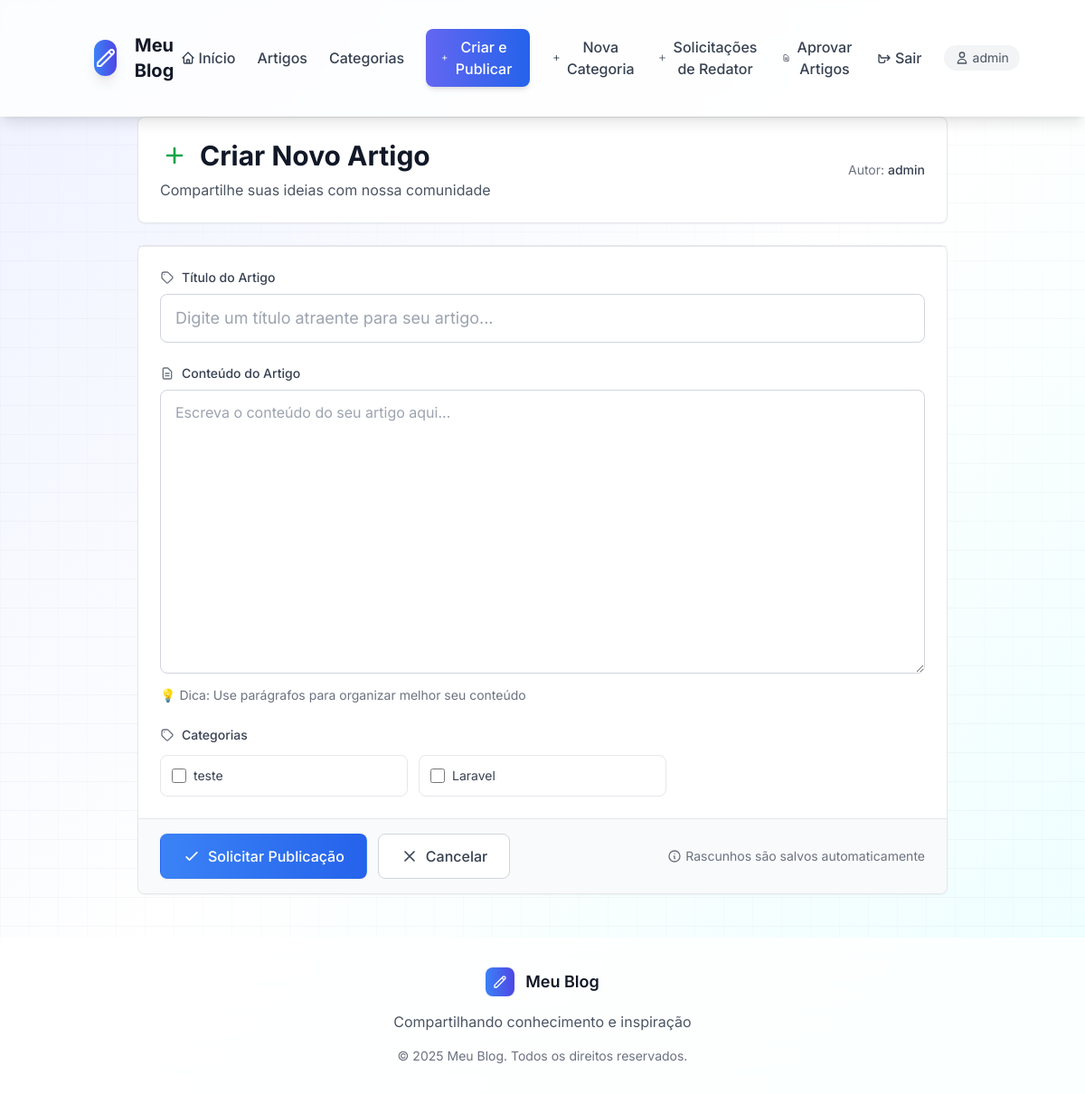
The app's page /artigo/novo/ (signed in), older data.
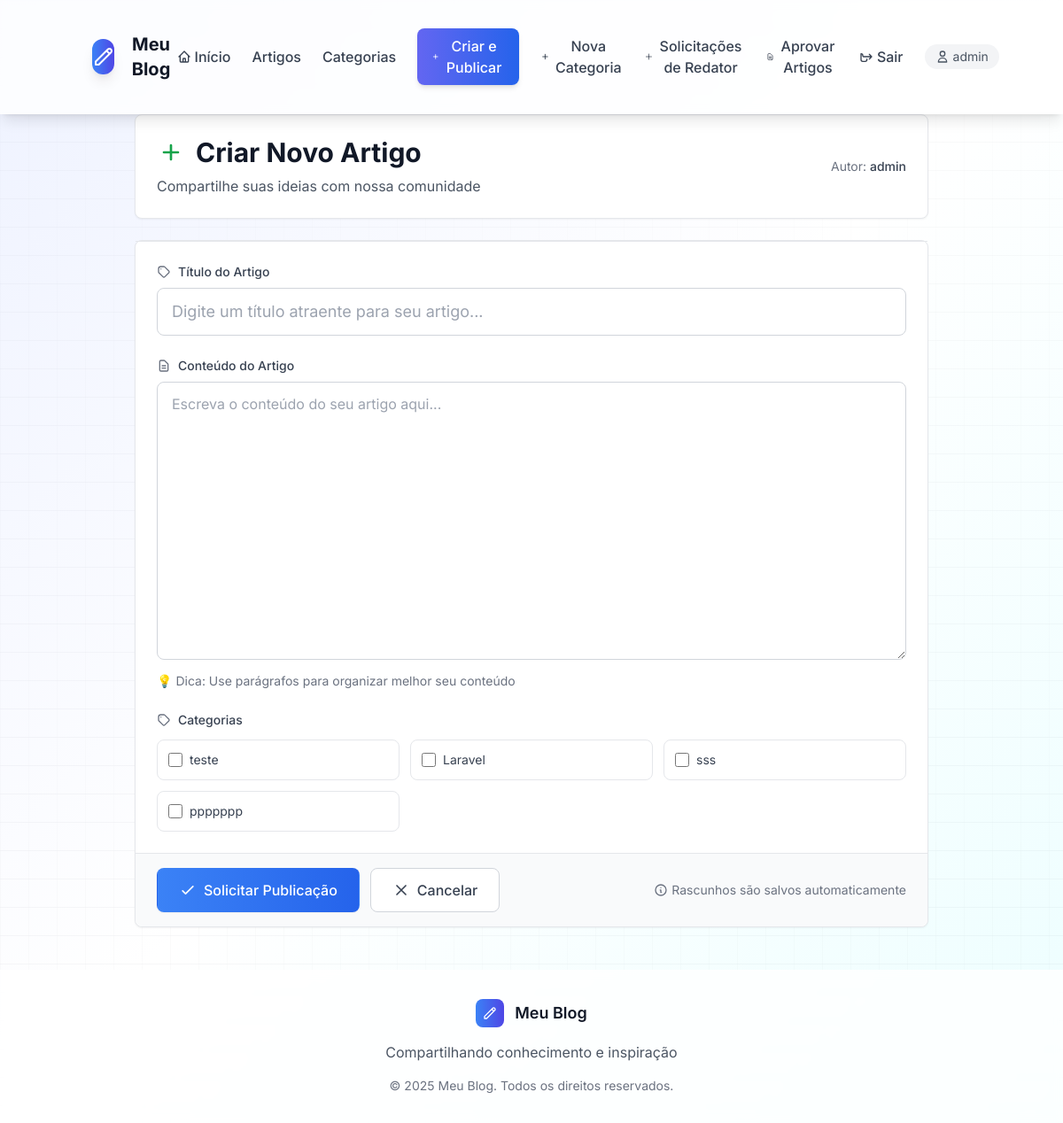
The same page, newer data.
### blog/models.py (models this page shows)
class Categoria(models.Model):
    nome = models.CharField(max_length=100)
    descricao = models.TextField(blank=True)
    def __str__(self):
        return self.nome
    class Meta:
        verbose_name = 'Categoria'
        verbose_name_plural = 'Categorias'

### blog/views.py (the view)
# urls.py: path('artigo/novo/', views.artigo_create, name='artigo_create'),
@login_required
@user_passes_test(is_redator_or_admin)
def artigo_create(request):
    if request.method == 'POST':
        form = ArtigoForm(request.POST)
        if form.is_valid():
            artigo = form.save(commit=False)
            artigo.autor = request.user
            if not request.user.is_admin():
                artigo.publicado = False
            artigo.save()
            form.save_m2m()
            if artigo.publicado:
                messages.success(request, 'Artigo criado e publicado com sucesso!')
            else:
                messages.success(request, 'Artigo enviado para aprovação!')
            return redirect('artigo_list')
    else:
        form = ArtigoForm()
    return render(request, 'blog/artigo_form.html', {'form': form})

### blog/forms.py
class ArtigoForm(forms.ModelForm):
    class Meta:
        model = Artigo
        fields = ['titulo', 'conteudo', 'categorias', 'publicado']
        widgets = {
            'titulo': forms.TextInput(attrs={'class': 'form-control'}),
            'conteudo': forms.Textarea(attrs={'class': 'form-control', 'rows': 10}),
            'categorias': forms.CheckboxSelectMultiple(),
        }

### blog/models.py (called while the page is built)
    def is_leitor(self):
        return self.tipo_usuario == self.LEITOR

    def is_redator(self):
        return self.tipo_usuario == self.REDATOR

    def is_admin(self):
        return self.tipo_usuario == self.ADMIN

### blog/views.py (called while the page is built)
def is_redator_or_admin(user):
    return user.is_authenticated and (user.is_redator() or user.is_admin())

### blog/templates/blog/artigo_form.html (shortened to what the changed rows need)
{% extends 'blog/base.html' %}
{% block content %}
<div class="max-w-4xl mx-auto">
    <div class="bg-white rounded-lg shadow-sm border border-gray-200 mb-6 p-6">
        <div class="flex items-center justify-between">
            <div>
                <h1 class="text-3xl font-bold text-gray-900">
                    {% if form.instance.pk %}
                        <span class="flex items-center">
                            <svg class="w-8 h-8 mr-3 text-blue-600" fill="none" stroke="currentColor" viewBox="0 0 24 24">
                                <path stroke-linecap="round" stroke-linejoin="round" stroke-width="2" d="M11 5H6a2 2 0 00-2 2v11a2 2 0 002 2h11a2 2 0 002-2v-5m-1.414-9.414a2 2 0 112.828 2.828L11.828 15H9v-2.828l8.586-8.586z"></path>
                            </svg>
                            Editar Artigo
                        </span>
                    {% else %}
                        <span class="flex items-center">
                            <svg class="w-8 h-8 mr-3 text-green-600" fill="none" stroke="currentColor" viewBox="0 0 24 24">
                                <path stroke-linecap="round" stroke-linejoin="round" stroke-width="2" d="M12 6v6m0 0v6m0-6h6m-6 0H6"></path>
                            </svg>
                            Criar Novo Artigo
                        </span>
                    {% endif %}
                </h1>
            </div>
        </div>
    </div>
    <div class="bg-white rounded-lg shadow-sm border border-gray-200">
        <form method="POST" enctype="multipart/form-data" class="divide-y divide-gray-200">
            <div class="p-6 space-y-6">
                <div>
                    <div class="grid grid-cols-2 md:grid-cols-3 gap-3">
                        {% for choice in form.categorias %}
                            <label class="flex items-center p-3 border border-gray-200 rounded-lg hover:bg-gray-50 cursor-pointer transition duration-200">
                                {{ choice.tag }}
                                <span class="ml-2 text-sm text-gray-700">{{ choice.choice_label }}</span>
                            </label>
                        {% endfor %}
                    </div>
                </div>
            </div>
        </form>
    </div>
</div>
{% endblock %}

Row changes from the older to the newer data that the page shows:
added Categoria: choice_label "sss"
added Categoria: choice_label "ppppppp"
